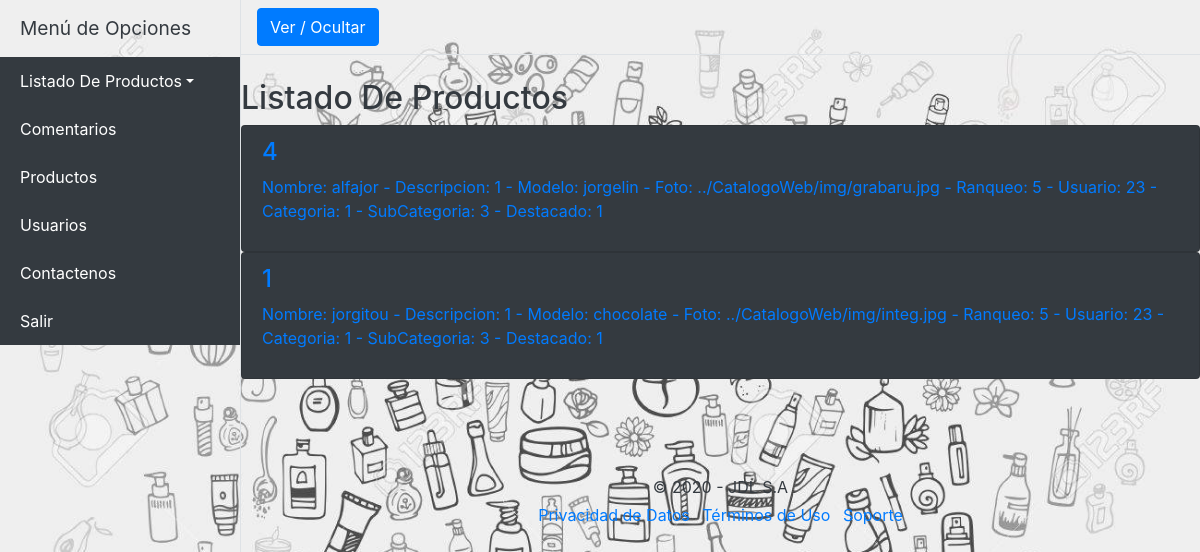
/mlibs/ordenpaz.php, run on the app's committed database.
### tables this page shows
CREATE TABLE `productos` (
  `id_producto` int(8) NOT NULL,
  `nombre_producto` varchar(50) DEFAULT NULL,
  `descripcion_producto` varchar(100) DEFAULT NULL,
  `marca_producto` int(8) DEFAULT NULL,
  `modelo_producto` varchar(50) DEFAULT NULL,
  `foto_producto` longblob DEFAULT NULL,
  `ranqueo_producto` int(1) DEFAULT NULL,
  `usuario_producto` int(8) DEFAULT NULL,
  `categoria_producto` int(1) DEFAULT NULL,
  `subcategoria_producto` int(1) DEFAULT NULL,
  `destacado_producto` int(1) DEFAULT NULL,
  `activo_producto` int(1) DEFAULT NULL
);

### mlibs/bodylp.php (the view, shortened to what this page needs)
<div class="d-flex" id="wrapper">
  <div class="bg-black border-right" id="sidebar-wrapper">
    <div class="sidebar-heading bg-black text-dark">Menú de Opciones</div>
      <div class="list-group list-group-flush">
      <a href="#pageSubmenu" data-toggle="collapse" aria-expanded="false" class="list-group-item list-group-item-action dropdown-toggle bg-dark text-white">Listado De Productos</a>
        <a href="../comentarios/" class="list-group-item list-group-item-action bg-dark text-white">Comentarios</a>
        <a href="../productos/" class="list-group-item list-group-item-action bg-dark text-white">Productos</a>
        <a href="../usuarios/" class="list-group-item list-group-item-action bg-dark text-white">Usuarios</a>
        <a href="../contacto/" class="list-group-item list-group-item-action bg-dark text-white">Contactenos</a>
        <a href="../" class="list-group-item list-group-item-action bg-dark text-white">Salir</a>
      </div>
    </div>
  <div id="page-content-wrapper align-self-center" >
    <nav class="navbar navbar-expand-lg navbar-light bg-black border-bottom">
      <button class="btn btn-primary" id="menu-toggle">Ver / Ocultar</button>
    </nav>
    <div class="mt-4 align-self-center text-left">
      <div class="mt-4 text-dark">
        <h2 class="mt-4">Listado De Productos</h2>
      </div>
      <?php
      	$long = count($productos);
      	for($i=0; $i< $long; $i++){
      ?>
	    <div class="list-group">
        <a 	<?php echo "href=descripciones.php?id_producto=".$productos[$i]['id_producto'];?>
			   	class="list-group-item bg-dark">
			  	<h4 class="list-group-item-heading"> <?php echo $productos[$i]['id_producto'] ."";?> </h4>
          <p class="list-group-item-text"><?php 		echo "Nombre: " . $productos[$i]['nombre_producto'] ." - Descripcion: ";
                            echo $productos[$i]['marca_producto'] ." - Modelo: ";
                            echo $productos[$i]['modelo_producto'] ." - Foto: ";
                            echo $productos[$i]['foto_producto'] ." - Ranqueo: ";
                            echo $productos[$i]['ranqueo_producto'] ." - Usuario: ";
                            echo $productos[$i]['usuario_producto'] ." - Categoria: ";
                            echo $productos[$i]['categoria_producto'] ." - SubCategoria: ";
                            echo $productos[$i]['subcategoria_producto'] ." - Destacado: ";
                            echo $productos[$i]['destacado_producto'] ."";
                                                  ?>
          </p>
			  </a>
      </div>
	    <?php  } ?>
    </div>
    <?php
      include "footer.php"
    ?>
  </div>
</div>

### libs/css/simple-sidebar.css (style rules this page uses)
body { overflow-x: hidden; }
#sidebar-wrapper { min-height: 100vh; margin-left: -15rem; -webkit-transition: margin .25s ease-out; -moz-transition: margin .25s ease-out; -o-transition: margin .25s ease-out; transition: margin .25s ease-out; }
#sidebar-wrapper .sidebar-heading { padding: 0.875rem 1.25rem; font-size: 1.2rem; }
#sidebar-wrapper .list-group { width: 15rem; }
@media (min-width: 768px) { #sidebar-wrapper { margin-left: 0; } }

### data on the page
productos: id_producto "4", nombre_producto "alfajor", marca_producto "1", modelo_producto "jorgelin", foto_producto "../CatalogoWeb/img/grabaru.jpg", ranqueo_producto "5", usuario_producto "23", categoria_producto "1", subcategoria_producto "3", destacado_producto "1"
productos: id_producto "1", nombre_producto "jorgitou", marca_producto "1", modelo_producto "chocolate", foto_producto "../CatalogoWeb/img/integ.jpg", ranqueo_producto "5", usuario_producto "23", categoria_producto "1", subcategoria_producto "3", destacado_producto "1"
